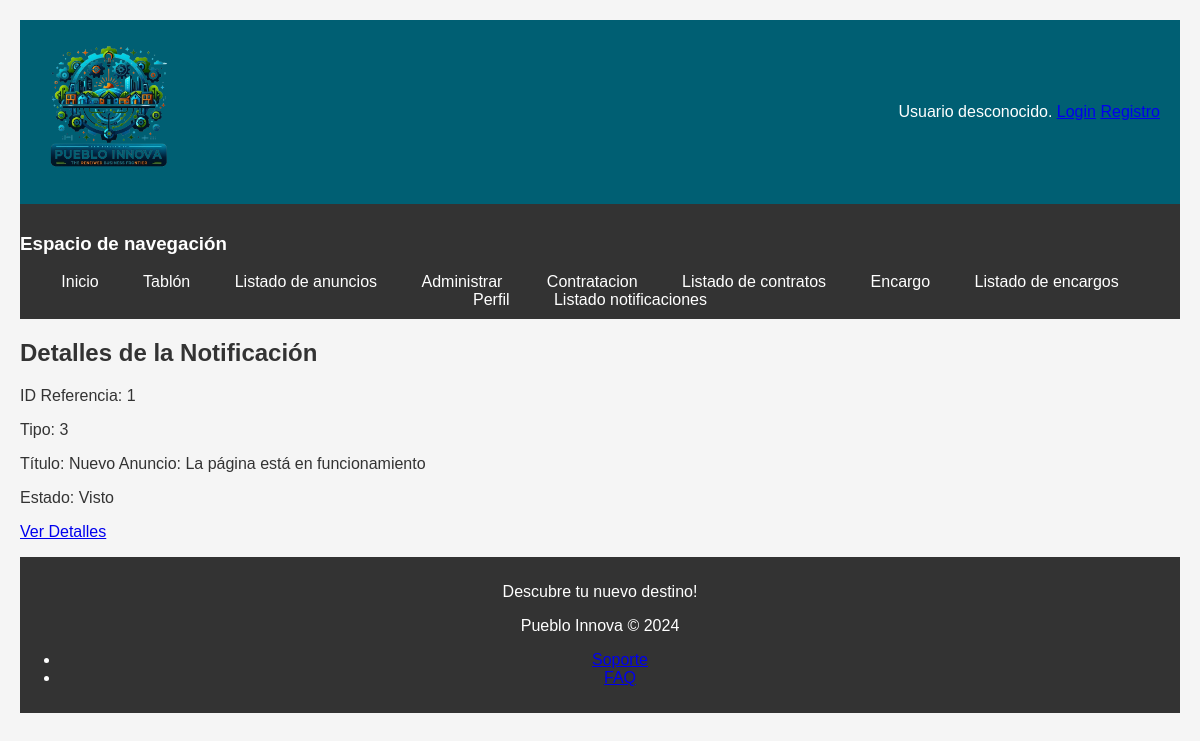
The page /notificacionDetallado.php?id=1 on the database its author committed.
### tables this page shows
CREATE TABLE `notificaciones` (
  `id` int(11) NOT NULL,
  `idReferencia` int(11) NOT NULL COMMENT 'Id del contrato, noticia, servicio que ha causado la notificación',
  `tipo` tinyint(4) NOT NULL COMMENT 'Tipo de notificación (contrato, encargo, noticia ...)',
  `fecha` datetime NOT NULL,
  `estado` tinyint(4) NOT NULL,
  `idEmisor` int(11) NOT NULL,
  `idReceptor` int(11) NOT NULL,
  `titulo` varchar(50) NOT NULL
);

### notificacionDetallado.php (called while the page is built, shortened)
<?php
require_once __DIR__ . '/includes/clases/Notificacion.php';
require_once __DIR__ . '/includes/formularios/FormularioNotificacionDetalle.php';
$idNotificacion = isset($_GET['id']) ? $_GET['id'] : null;
$formulario = new FormularioNotificacionDetalle($idNotificacion);
$formularioHtml = $formulario->gestiona();
require __DIR__ . '/includes/vistas/plantillas/plantilla.php';
?>

### includes/clases/Notificacion.php (called while the page is built, shortened)
<?php
class Notificacion
{
    private $idReferencia;
    private $tipo;
    private $estado;
    private $titulo;
    public function __construct($idReferencia, $tipo, $estado, $idEmisor, $idReceptor, $titulo, $fecha = null, $id = null)
    {
        $this->idReferencia = $idReferencia;
        $this->tipo = $tipo;
        $this->estado = $estado;
        $this->titulo = $titulo;
    }
    public function getIdReferencia(){
        return $this->idReferencia;
    }
    public function getTitulo(){
        return $this->titulo;
    }
    public function getEstado() {
        return $this->estado;
    }
    public function getTipo() {
        return $this->tipo;
    }
    public static function buscaNotificacionPorId($idNotificacion)
    {
        $conn = Aplicacion::getInstance()->getConexionBd();
        $query = sprintf("SELECT * FROM notificaciones WHERE id=%d", $idNotificacion);
        $rs = $conn->query($query);
        if ($rs) {
            if ($fila = $rs->fetch_assoc()) {
                return new Notificacion(
                    $fila['idReferencia'],
                    $fila['tipo'],
                    $fila['estado'],
                    $fila['idEmisor'],
                    $fila['idReceptor'],
                    $fila['titulo'],
                    $fila['fecha'],
                    $fila['id']
                );
            }
        }
        return null;
    }
}
?>

### includes/formularios/FormularioNotificacionDetalle.php (the view, shortened to what this page needs)
<?php
require_once 'Formulario.php';
require_once __DIR__.'/../../includes/clases/Notificacion.php';
class FormularioNotificacionDetalle extends Formulario
{
    private $idNotificacion;
    public function __construct($idNotificacion) {
        $this->idNotificacion = $idNotificacion;
    }
    protected function generaCamposFormulario(&$datos) {
        $notificacion = Notificacion::buscaNotificacionPorId($this->idNotificacion);
        $tipoLink = $this->determineLink($notificacion->getTipo(), $notificacion->getIdReferencia());
        $html = '<h2>Detalles de la Notificación</h2>';
        $html .= "<p>ID Referencia: {$notificacion->getIdReferencia()}</p>";
        $html .= "<p>Tipo: {$notificacion->getTipo()}</p>";
        $html .= "<p>Título: {$notificacion->getTitulo()}</p>";
        $html .= "<p>Estado: {$this->translateEstado($notificacion->getEstado())}</p>";
        $html .= "<p><a href='{$tipoLink}'>Ver Detalles</a></p>";
        return $html;
    }
    private function determineLink($tipo, $idReferencia) {
        switch ($tipo) {
            case Notificacion::NOTICIA_TIPO:
                return RUTA_APP . "/anuncioDetallado.php?id=$idReferencia";
        }
    }
    private function translateEstado($estado) {
        switch ($estado) {
            case Notificacion::VISTO_ESTADO:
                return 'Visto';
        }
    }
}
?>

### css/prueba.css (style rules this page uses)
body { font-family: 'Arial', sans-serif; background-color: #f5f5f5; color: #333; padding: 20px; margin: 0; }

### rows shown on the page
notificaciones: idReferencia "1", tipo "3", titulo "Nuevo Anuncio: La página está en funcionamiento", estado "Visto"
